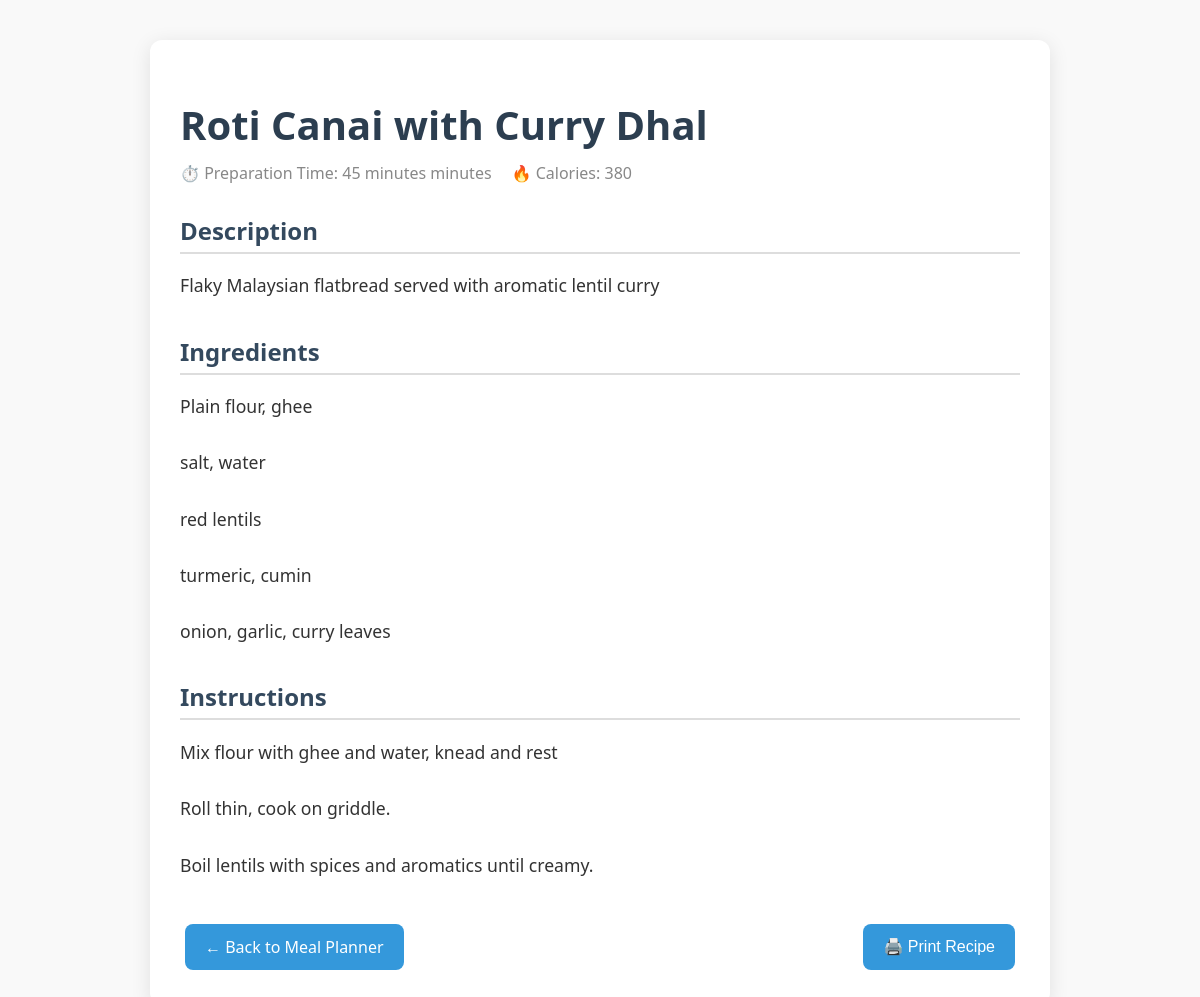
Page /recipe_detail.php?recipeid=11 on the committed database.
### tables this page shows
CREATE TABLE `recipes` (
  `recipeid` int NOT NULL,
  `name` varchar(255) NOT NULL,
  `photo` varchar(255) DEFAULT NULL,
  `description` text NOT NULL,
  `calories` int NOT NULL,
  `prep_time` varchar(50) NOT NULL,
  `ingredients` text NOT NULL,
  `instructions` text NOT NULL,
  `category` enum('breakfast','lunch','dinner','snack') NOT NULL,
  `created_at` timestamp NOT NULL DEFAULT CURRENT_TIMESTAMP
);

### recipe_detail.php (the view, shortened to what this page needs)
<?php
include 'php/db.php';
$recipeId = intval($_GET['recipeid']);
$query = "SELECT * FROM recipes WHERE recipeid = ?";
$stmt = $conn->prepare($query);
$stmt->bind_param("i", $recipeId);
$stmt->execute();
$result = $stmt->get_result();
if ($row = $result->fetch_assoc()) {
    $recipeName = htmlspecialchars($row['name']);
    $prepTime = htmlspecialchars($row['prep_time']);
    $calories = htmlspecialchars($row['calories']);
    $description = htmlspecialchars($row['description']);
    $ingredients = nl2br(htmlspecialchars($row['ingredients']));
    $instructions = nl2br(htmlspecialchars($row['instructions']));
} else {
    echo "Recipe not found.";
    exit();
}
?>
<!DOCTYPE html>
<html lang="en">
<head>
</head>
<body>
    <div class="container">
        <h1><?php echo $recipeName; ?></h1>
        <div class="meta">
            <div class="meta-item">⏱️ Preparation Time: <?php echo $prepTime; ?> minutes</div>
            <div class="meta-item">🔥 Calories: <?php echo !empty($calories) ? $calories : 'Not specified'; ?></div>
        </div>
        <div class="section">
            <h2>Description</h2>
            <p><?php echo $description; ?></p>
        </div>
        <div class="section">
            <h2>Ingredients</h2>
            <p><?php echo $ingredients; ?></p>
        </div>
        <div class="section">
            <h2>Instructions</h2>
            <p><?php echo $instructions; ?></p>
        </div>
        <div class="actions">
            <a href="mealplanner.php">← Back to Meal Planner</a>
            <button onclick="window.print()">🖨️ Print Recipe</button>
        </div>
    </div>
</body>
</html>

### recipe_detail.php (style rules this page uses)
* { box-sizing: border-box; }
body { font-family: 'Segoe UI', Tahoma, Geneva, Verdana, sans-serif; margin: 0; padding: 0; background-color: #f9f9f9; color: #333; }
.container { max-width: 900px; margin: 40px auto; padding: 30px; background-color: #fff; border-radius: 12px; box-shadow: 0 4px 20px rgba(0,0,0,0.1); }
h1 { font-size: 2.5rem; color: #2c3e50; margin-bottom: 10px; }
.meta { font-size: 1rem; color: #888; margin-bottom: 30px; display: flex; flex-wrap: wrap; gap: 20px; }
.meta-item { display: flex; align-items: center; }
.section { margin-bottom: 35px; }
.section h2 { font-size: 1.5rem; color: #34495e; border-bottom: 2px solid #ddd; padding-bottom: 5px; margin-bottom: 15px; }
.section p { font-size: 1.1rem; line-height: 1.6; white-space: pre-line; }
.actions { margin-top: 40px; display: flex; justify-content: space-between; flex-wrap: wrap; }
.actions a, .actions button { background-color: #3498db; color: white; padding: 12px 20px; border: none; border-radius: 8px; font-size: 1rem; text-decoration: none; cursor: pointer; transition: background-color 0.3s ease; margin: 5px; }

### rows in the picture
recipes: name "Roti Canai with Curry Dhal", prep_time "45 minutes", calories "380", description "Flaky Malaysian flatbread served with aromatic lentil curry", ingredients "Plain flour, ghee salt, water red lentils turmeric, cumin onion, garlic, curry leaves", instructions "Mix flour with ghee and water, knead and rest Roll thin, cook on griddle. Boil lentils with spices and aromatics until creamy."
